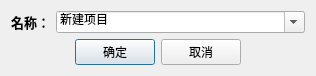
<?xml version="1.0" encoding="UTF-8"?>
<ui version="4.0">
 <class>UserDefComboBoxDlg</class>
 <widget class="QDialog" name="UserDefComboBoxDlg">
  <property name="geometry">
   <rect>
    <x>0</x>
    <y>0</y>
    <width>316</width>
    <height>71</height>
   </rect>
  </property>
  <property name="windowTitle">
   <string>玩家选择</string>
  </property>
  <property name="styleSheet">
   <string notr="true">QComboBox{
QComboBox QAbstractItemView::item { min-height: 40px;}

}
QGroupBox
{
	
	color: rgb(167, 167, 167);
}</string>
  </property>
  <layout class="QVBoxLayout" name="verticalLayout">
   <item>
    <layout class="QHBoxLayout" name="horizontalLayout">
     <item>
      <widget class="QLabel" name="label">
       <property name="font">
        <font>
         <pointsize>10</pointsize>
         <weight>75</weight>
         <bold>true</bold>
        </font>
       </property>
       <property name="text">
        <string>名称：</string>
       </property>
      </widget>
     </item>
     <item>
      <widget class="QComboBox" name="comboBox">
       <property name="sizePolicy">
        <sizepolicy hsizetype="Expanding" vsizetype="Fixed">
         <horstretch>0</horstretch>
         <verstretch>0</verstretch>
        </sizepolicy>
       </property>
       <property name="minimumSize">
        <size>
         <width>0</width>
         <height>22</height>
        </size>
       </property>
       <property name="maximumSize">
        <size>
         <width>16777215</width>
         <height>30</height>
        </size>
       </property>
       <property name="editable">
        <bool>true</bool>
       </property>
       <item>
        <property name="text">
         <string>新建项目</string>
        </property>
       </item>
       <item>
        <property name="text">
         <string>新建项目</string>
        </property>
       </item>
       <item>
        <property name="text">
         <string>新建项目</string>
        </property>
       </item>
      </widget>
     </item>
    </layout>
   </item>
   <item>
    <layout class="QHBoxLayout" name="horizontalLayout_2">
     <item>
      <spacer name="horizontalSpacer">
       <property name="orientation">
        <enum>Qt::Horizontal</enum>
       </property>
       <property name="sizeHint" stdset="0">
        <size>
         <width>40</width>
         <height>20</height>
        </size>
       </property>
      </spacer>
     </item>
     <item>
      <widget class="QPushButton" name="pushButton">
       <property name="text">
        <string>确定</string>
       </property>
      </widget>
     </item>
     <item>
      <widget class="QPushButton" name="pushButton_2">
       <property name="text">
        <string>取消</string>
       </property>
      </widget>
     </item>
     <item>
      <spacer name="horizontalSpacer_2">
       <property name="orientation">
        <enum>Qt::Horizontal</enum>
       </property>
       <property name="sizeHint" stdset="0">
        <size>
         <width>40</width>
         <height>20</height>
        </size>
       </property>
      </spacer>
     </item>
    </layout>
   </item>
  </layout>
 </widget>
 <layoutdefault spacing="6" margin="11"/>
 <resources/>
 <connections/>
</ui>
